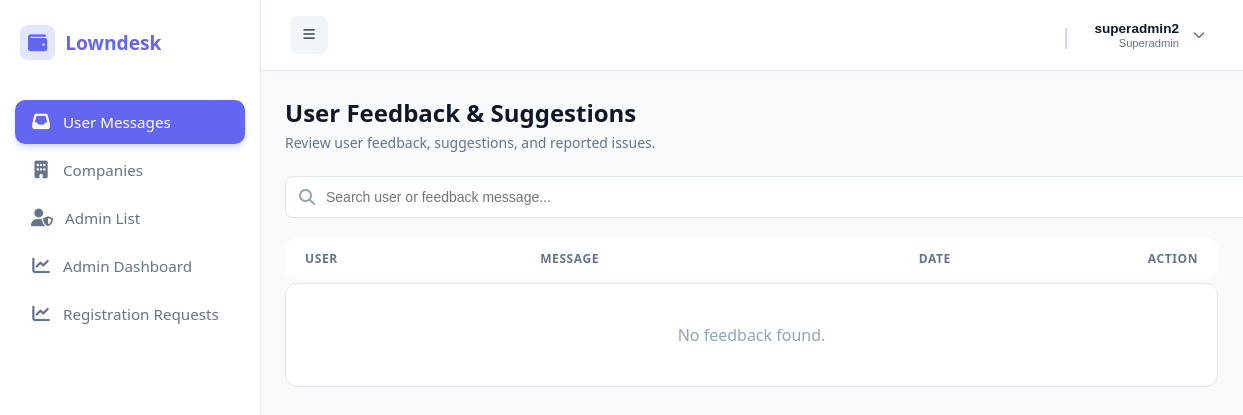
Page /public/index.php?url=feedback/index (signed in) on the earlier database version.
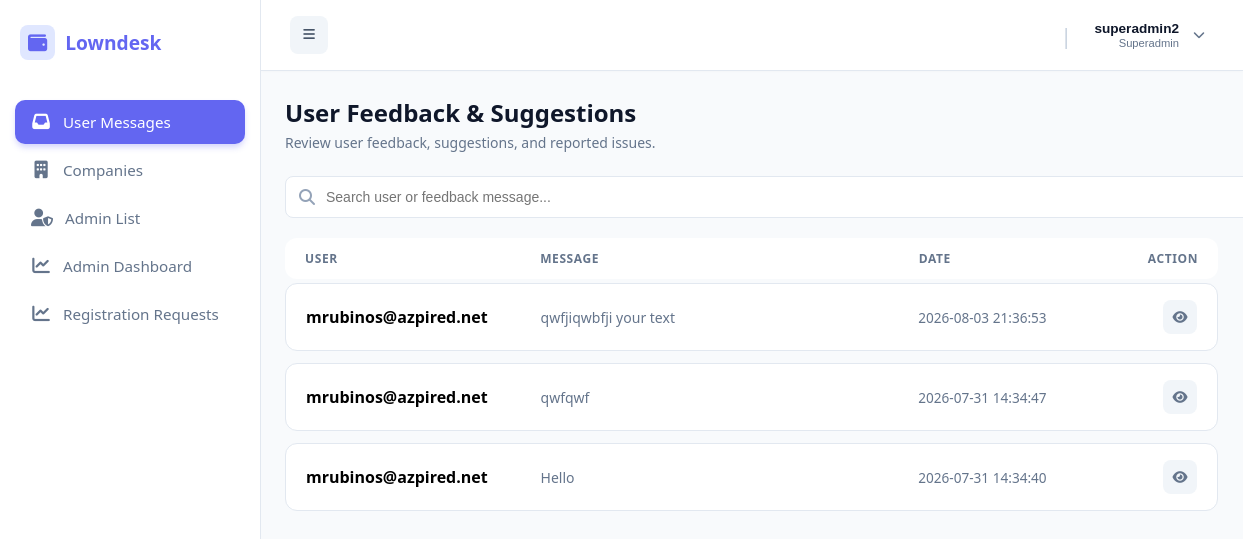
Same page on the later database version.
### tables this page shows
CREATE TABLE `feedback` (
  `id` int(11) NOT NULL,
  `sender_id` int(11) NOT NULL,
  `company_id` int(11) NOT NULL,
  `message` text NOT NULL,
  `image_path` varchar(255) DEFAULT NULL,
  `created_at` timestamp NOT NULL DEFAULT current_timestamp(),
  `is_read` tinyint(1) DEFAULT 0,
  `category_id` int(11) DEFAULT NULL
);

CREATE TABLE `users` (
  `id` int(11) NOT NULL,
  `company_id` int(11) NOT NULL,
  `username` varchar(50) NOT NULL,
  `password` varchar(255) NOT NULL,
  `role` varchar(30) DEFAULT 'admin',
  `created_at` timestamp NOT NULL DEFAULT current_timestamp(),
  `status` tinyint(1) DEFAULT 1
);

### app/controllers/FeedbackController.php (called while the page is built, shortened)
<?php
class FeedbackController {
    public function index() {
        $loanModel = new Loan();
        $db = $loanModel->getDb();
        $messages = $db->query("SELECT f.*, u.username
                                FROM feedback f
                                JOIN users u ON f.sender_id = u.id
                                ORDER BY created_at DESC")
                       ->fetchAll(PDO::FETCH_ASSOC);
        require_once dirname(__DIR__) . '/views/admin/feedback/index.php';
    }
}

### public/index.php (called while the page is built, shortened)
<?php
require_once __DIR__ . "/../app/core/App.php";
$init = new App();

### app/views/admin/feedback/index.php (the view, shortened to what this page needs)
<?php require_once dirname(__DIR__, 2) . '/layouts/header.php'; ?>
<div class="page-container">
    <div class="page-header">
        <div>
            <h1 class="page-title">
                User Feedback & Suggestions
            </h1>
            <p class="page-subtitle">
                Review user feedback, suggestions, and reported issues.
            </p>
        </div>
    </div>
    <div class="filter-card">
        <div class="search-wrapper">
            <i class="fas fa-search search-icon"></i>
            <input
                type="text"
                id="searchInput"
                class="search-input"
                placeholder="Search user or feedback message..."
                onkeyup="filterFeedback()">
        </div>
    </div>
    <div class="feedback-list">
        <div class="feedback-row header">
            <div>User</div>
            <div>Message</div>
            <div>Date</div>
            <div style="text-align:right;">
                Action
            </div>
        </div>
        <?php if(empty($messages)): ?>
            <div style="padding:40px;text-align:center;background:#fff;border:1px solid #e2e8f0;border-radius:12px;color:#94a3b8;">
                No feedback found.
            </div>
        <?php else: ?>
            <?php foreach($messages as $msg): ?>
            <div class="feedback-row feedback-item"
                 data-search="<?= strtolower(htmlspecialchars($msg['username'].' '.$msg['message'])) ?>">
                <div data-label="User">
                    <strong>
                        <?= htmlspecialchars($msg['username']) ?>
                    </strong>
                </div>
                <div data-label="Message" class="message-text">
                    <?= htmlspecialchars(substr($msg['message'],0,70)) ?>
                </div>
                <div data-label="Date" class="date-text">
                    <?= htmlspecialchars($msg['created_at']) ?>
                </div>
                <div data-label="Action" class="action-group">
                    <button
                        class="icon-btn"
                        title="View Feedback"
                        onclick='viewFeedback(<?= json_encode($msg) ?>)'>
                        <i class="fas fa-eye"></i>
                    </button>
                </div>
            </div>
            <?php endforeach; ?>
        <?php endif; ?>
    </div>
</div>
<?php require_once dirname(__DIR__, 2) . '/layouts/footer.php'; ?>

### app/core/App.php (shortened to what this page needs)
<?php
class App {
    protected $method = "login";
    public function __construct() {
        $url = $this->parseUrl();
        $controllerPart = !empty($url[0]) ? ucfirst($url[0]) . "Controller" : "AuthController";
        $controllerFile = __DIR__ . "/../controllers/" . $controllerPart . ".php";
        if (file_exists($controllerFile)) {
            array_shift($url);
        } else {
            require_once __DIR__ . "/../controllers/AuthController.php";
            $this->controller = "AuthController";
        }
        $this->controller = new $this->controller;
        if (isset($url[0]) && method_exists($this->controller, $url[0])) {
            $this->method = $url[0];
            array_shift($url);
        } else {
            $this->method = 'index';
        }
        $this->params = $url ? array_values($url) : [];
        if (is_callable([$this->controller, $this->method])) {
            call_user_func_array([$this->controller, $this->method], $this->params);
        } else {
            die("Error: Method {$this->method} not found in " . get_class($this->controller));
        }
    }
    public function parseUrl() {
        if (isset($_GET['url']) && !empty($_GET['url'])) {
            return explode("/", filter_var(rtrim($_GET['url'], "/"), FILTER_SANITIZE_URL));
        }
        return [];
    }
}

### app/views/layouts/header.php (shortened to what this page needs)
<?php
$current_url = $_GET['url'] ?? '';
$userRole = $_SESSION['user']['role'] ?? '';
$userName = $_SESSION['user']['username'] ?? $_SESSION['user_name'] ?? 'Administrator';
?>
<!DOCTYPE html>
<html lang="en">
<head>
    <link rel="stylesheet" href="https://cdnjs.cloudflare.com/ajax/libs/font-awesome/6.4.0/css/all.min.css">
</head>
<body>
<aside class="sidebar">
    <div class="sidebar-brand">
        <i class="fas fa-wallet" style="background: #e0e7ff; padding: 8px; border-radius: 8px;"></i>
        <span>Lowndesk</span>
    </div>
    <ul class="sidebar-menu">
       <?php
        $menuItems = [];
        if ($userRole === 'superadmin') {
            $menuItems = [
                ['url' => 'feedback/index', 'icon' => 'fa-inbox', 'label' => 'User Messages'],
                ['url' => 'admin/index', 'icon' => 'fa-building', 'label' => 'Companies'],
                ['url' => 'superadmin/listAdmins', 'icon' => 'fa-user-shield', 'label' => 'Admin List'],
                ['url' => 'superadmin/dashboard', 'icon' => 'fa-chart-line', 'label' => 'Admin Dashboard'],
                ['url' => 'superadmin/approvals', 'icon' => 'fa-chart-line', 'label' => 'Registration Requests']
            ];
        }
        foreach ($menuItems as $item) {
            $active = ($current_url === $item['url']) ? 'active' : '';
            echo "<li class='menu-item $active'>
                    <a href='/loansaas/public/index.php?url={$item['url']}' title='{$item['label']}'>
                        <i class='fas {$item['icon']}'></i>
                        <span>{$item['label']}</span>
                    </a>
                  </li>";
        }
        ?>
    </ul>
</aside>
<div class="main-wrapper">
    <header class="top-header">
        <div class="top-header-left">
            <button type="button" class="sidebar-toggle-btn" id="sidebarToggle" title="Toggle Sidebar">
                <i class="fas fa-bars"></i>
            </button>
        </div>
        <div class="top-header-right">
            <div class="profile-dropdown-container">
                <div style="display: flex; align-items: center; gap: 14px;">
                    <span style="color: #cbd5e1; font-size: 1.4rem; font-weight: 300;">|</span>
                    <button type="button" class="profile-trigger" id="userDropdownTrigger">
                        <div class="profile-info">
                            <span class="profile-name"><?= htmlspecialchars($userName, ENT_QUOTES) ?></span>
                            <span class="profile-role"><?= htmlspecialchars($userRole ?: 'Active User', ENT_QUOTES) ?></span>
                        </div>
                        <i class="fas fa-chevron-down" style="font-size: 0.75rem; color: #64748b; margin-left: 4px;"></i>
                    </button>
                </div>
            </div>
        </div>
    </header>
    <main class="main-content">

### app/views/layouts/footer.php (shortened to what this page needs)
    </main>
</body>
</html>

### app/views/layouts/header.php (style rules this page uses)
:root { --sidebar-bg: #ffffff; --primary-color: #6366f1; --hover-bg: #f5f3ff; --text-main: #1e293b; --text-muted: #64748b; --border-color: #e2e8f0; }
body { margin: 0; font-family: 'Segoe UI', sans-serif; background: #f8fafc; display: flex; }
.sidebar { width: 260px; height: 100vh; background: var(--sidebar-bg); border-right: 1px solid var(--border-color); display: flex; flex-direction: column; position: fixed; top: 0; left: 0; z-index: 1000; transition: width 0.3s cubic-bezier(0.4, 0, 0.2, 1); }
.sidebar-brand { padding: 25px 20px; font-weight: 800; color: var(--primary-color); font-size: 1.2rem; display: flex; align-items: center; gap: 10px; white-space: nowrap; overflow: hidden; }
.sidebar-brand span { transition: opacity 0.2s ease, visibility 0.2s ease; }
.sidebar-menu { list-style: none; padding: 15px; flex-grow: 1; margin: 0; overflow-y: auto; overflow-x: hidden; }
.menu-item { margin-bottom: 4px; }
.menu-item a { display: flex; align-items: center; gap: 12px; padding: 12px 16px; color: var(--text-muted); text-decoration: none; border-radius: 10px; transition: all 0.2s ease; font-weight: 500; font-size: 0.95rem; white-space: nowrap; }
.menu-item a i { min-width: 20px; text-align: center; font-size: 1.1rem; }
.menu-item a span { transition: opacity 0.2s ease, visibility 0.2s ease; }
.menu-item.active a { background: var(--primary-color); color: #fff; box-shadow: 0 4px 6px -1px rgba(99, 102, 241, 0.3); }
.main-wrapper { margin-left: 260px; flex: 1; display: flex; flex-direction: column; min-height: 100vh; width: calc(100% - 260px); transition: margin-left 0.3s cubic-bezier(0.4, 0, 0.2, 1), width 0.3s cubic-bezier(0.4, 0, 0.2, 1); }
.main-content { padding: 25px; flex: 1; }
.top-header { position: sticky; top: 0; z-index: 999; height: 70px; background: #ffffff; border-bottom: 1px solid var(--border-color); display: flex; align-items: center; justify-content: space-between; padding: 0 30px; box-shadow: 0 1px 3px 0 rgba(0, 0, 0, 0.02); margin: 0; }
.top-header-left { display: flex; align-items: center; gap: 20px; }
.sidebar-toggle-btn { background: #f1f5f9; border: none; width: 38px; height: 38px; border-radius: 8px; display: flex; align-items: center; justify-content: center; color: #475569; cursor: pointer; transition: all 0.2s ease; }
.top-header-right { display: flex; align-items: center; gap: 16px; }
.profile-dropdown-container { position: relative; display: flex; align-items: center; }
.profile-trigger { display: flex; align-items: center; gap: 10px; cursor: pointer; user-select: none; background: transparent; border: none; padding: 4px 8px; border-radius: 8px; transition: background 0.15s ease; }
.profile-info { display: flex; flex-direction: column; text-align: right; }
.profile-name { font-size: 0.85rem; font-weight: 700; color: #0f172a; line-height: 1.2; }
.profile-role { font-size: 0.7rem; color: #64748b; text-transform: capitalize; }

### app/views/admin/feedback/index.php (style rules this page uses)
.page-header { display:flex; justify-content:space-between; align-items:center; margin-bottom:24px; }
.page-title { font-size:1.5rem; font-weight:700; color:#0f172a; margin:0 0 4px; }
.page-subtitle { color:#64748b; font-size:.875rem; margin:0; }
.filter-card { margin-bottom:20px; }
.search-wrapper { position:relative; }
.search-icon { position:absolute; left:14px; top:50%; transform:translateY(-50%); color:#94a3b8; }
.search-input { width:100%; padding:12px 16px 12px 40px; background:#fff; border:1px solid #e2e8f0; border-radius:8px; outline:none; font-size:.875rem; }
.feedback-list { background:transparent; }
.feedback-row { display:grid; grid-template-columns:1.2fr 2fr 1fr 80px; gap:20px; align-items:center; background:#fff; border:1px solid #e2e8f0; border-radius:12px; padding:16px 20px; margin-bottom:12px; transition:.2s; }
.feedback-row.header { background:#fff; border:none; padding:12px 20px; margin-bottom:4px; font-size:.75rem; font-weight:700; color:#64748b; text-transform:uppercase; letter-spacing:.05em; }
.message-text { color:#64748b; font-size:.875rem; }
.date-text { color:#64748b; font-size:.85rem; }
.action-group { display:flex; justify-content:flex-end; }
.icon-btn { width:34px; height:34px; border:none; border-radius:8px; background:#f1f5f9; color:#64748b; cursor:pointer; transition:.2s; }

Differences in the rows shown:
added feedback: users.username "mrubinos@azpired.net", message "qwfjiqwbfji your text", created_at "2026-08-03 21:36:53"
added feedback: users.username "mrubinos@azpired.net", message "qwfqwf", created_at "2026-07-31 14:34:47"
added feedback: users.username "mrubinos@azpired.net", message "Hello", created_at "2026-07-31 14:34:40"
Other differences:
text no longer shown: "No feedback found."
